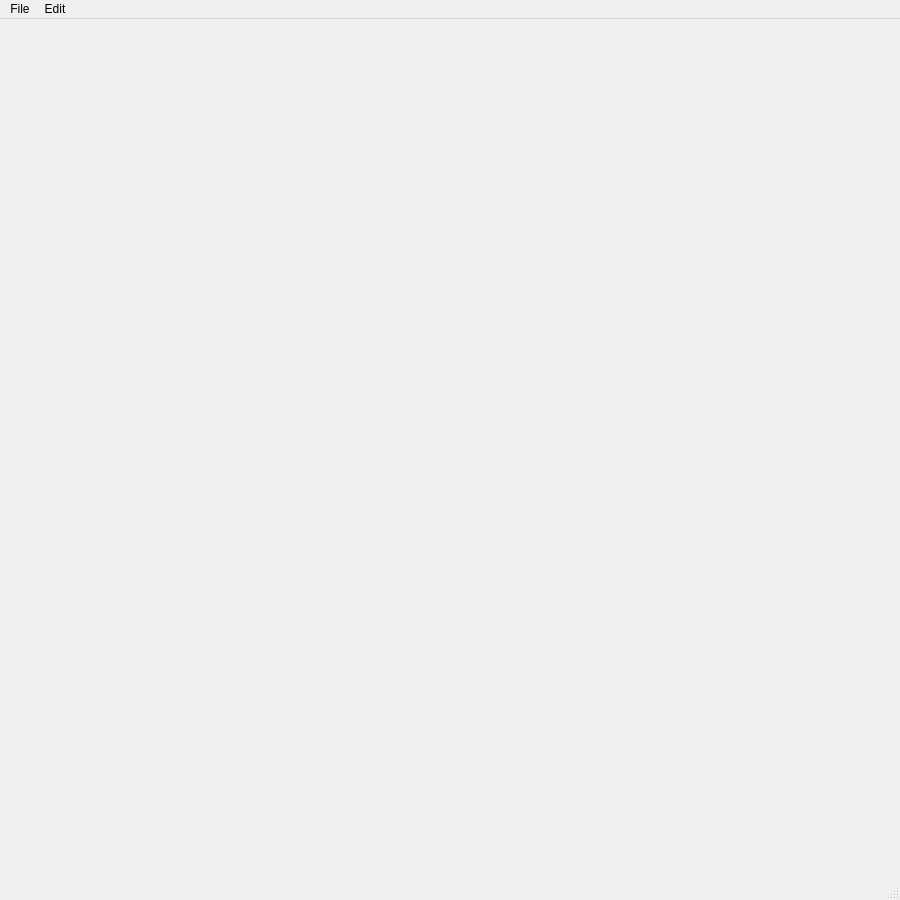
<?xml version="1.0" encoding="UTF-8"?>
<ui version="4.0">
 <class>MainWindow</class>
 <widget class="QMainWindow" name="MainWindow">
  <property name="geometry">
   <rect>
    <x>0</x>
    <y>0</y>
    <width>900</width>
    <height>900</height>
   </rect>
  </property>
  <property name="minimumSize">
   <size>
    <width>900</width>
    <height>900</height>
   </size>
  </property>
  <property name="windowTitle">
   <string>Structure Propagation</string>
  </property>
  <widget class="QWidget" name="centralwidget">
   <layout class="QHBoxLayout" name="horizontalLayout"/>
  </widget>
  <widget class="QMenuBar" name="menubar">
   <property name="geometry">
    <rect>
     <x>0</x>
     <y>0</y>
     <width>900</width>
     <height>25</height>
    </rect>
   </property>
   <widget class="QMenu" name="menuFile">
    <property name="title">
     <string>File</string>
    </property>
    <addaction name="actionOpen_Color_Image"/>
    <addaction name="actionOpen_Grayscale_Image"/>
    <addaction name="actionSave_Result"/>
    <addaction name="mnu_Exit"/>
   </widget>
   <widget class="QMenu" name="menuEdit">
    <property name="title">
     <string>Edit</string>
    </property>
    <addaction name="actionFlip_Image"/>
   </widget>
   <addaction name="menuFile"/>
   <addaction name="menuEdit"/>
  </widget>
  <widget class="QStatusBar" name="statusbar"/>
  <action name="actionOpen_Color_Image">
   <property name="text">
    <string>Open As Color Image</string>
   </property>
  </action>
  <action name="actionOpen_Grayscale_Image">
   <property name="text">
    <string>Open As Grayscale Image</string>
   </property>
  </action>
  <action name="actionOpen_RGBDI_Image">
   <property name="text">
    <string>Open As RGBDI Image</string>
   </property>
  </action>
  <action name="actionSave_Result">
   <property name="text">
    <string>Save Result</string>
   </property>
  </action>
  <action name="actionFlip_Image">
   <property name="text">
    <string>Flip Image</string>
   </property>
  </action>
  <action name="mnu_Exit">
   <property name="text">
    <string>Exit</string>
   </property>
  </action>
 </widget>
 <resources/>
 <connections/>
</ui>
